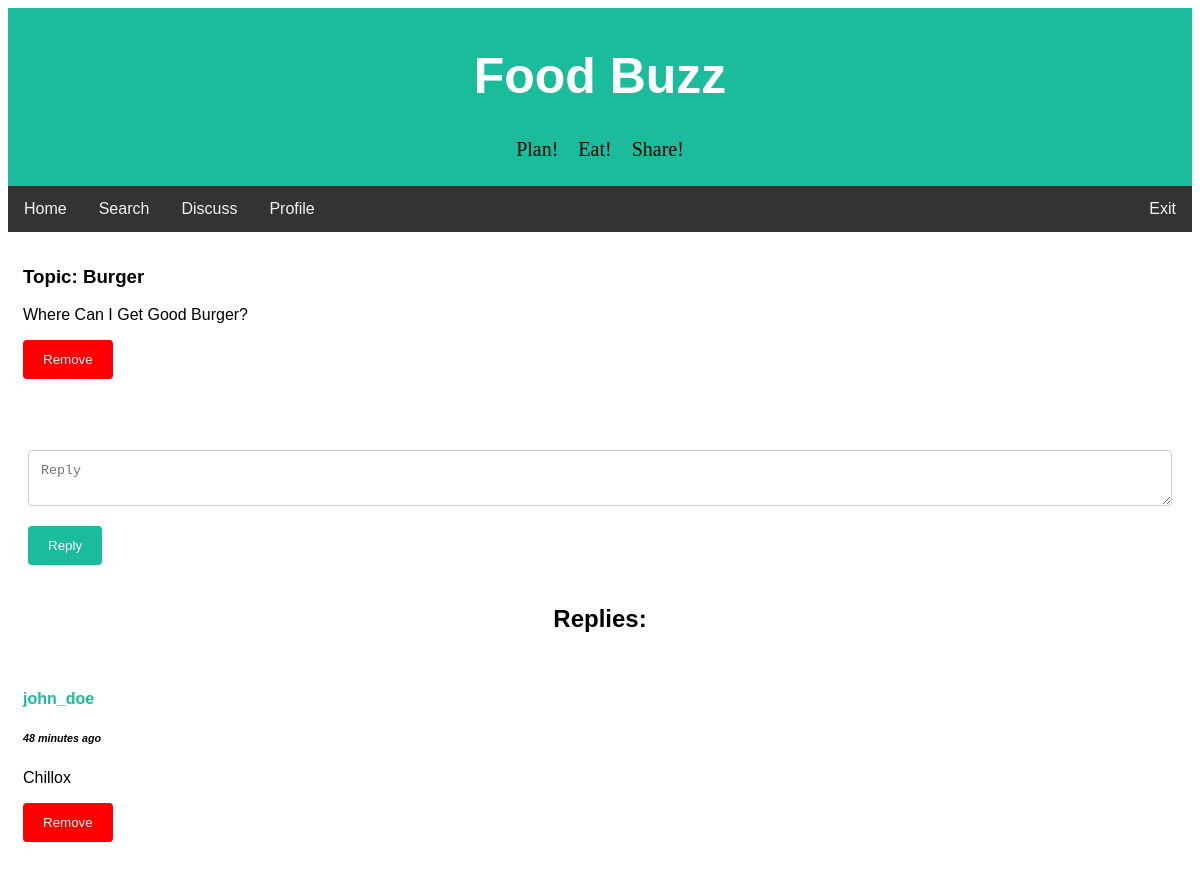
/foodbuzz/fullthread.php?d_id=1 (signed in), run on the app's committed database.
### tables this page shows
CREATE TABLE `discuss` (
  `d_id` int(100) NOT NULL,
  `d_topic` text NOT NULL,
  `d_text` text NOT NULL,
  `d_writer_id` int(11) NOT NULL,
  `d_time` datetime NOT NULL
);

CREATE TABLE `d_comments` (
  `d_comment_id` int(100) NOT NULL,
  `d_topic_id` int(11) NOT NULL,
  `d_commenter_id` int(11) NOT NULL,
  `d_comment_time` datetime NOT NULL,
  `d_comment_text` text NOT NULL
);

CREATE TABLE `users` (
  `id` int(11) NOT NULL,
  `first_name` varchar(25) NOT NULL,
  `last_name` varchar(25) NOT NULL,
  `username` varchar(50) NOT NULL,
  `email` varchar(100) NOT NULL,
  `password` varchar(256) NOT NULL,
  `signup_date` date NOT NULL,
  `profile_pic` varchar(156) NOT NULL,
  `district` varchar(100) NOT NULL,
  `list_count` int(11) NOT NULL
);

### foodbuzz/handlers/full_thread_handler.php (called while the page is built, shortened)
<?php
require 'config/config.php';
if(isset($_SESSION['username'])){
    $userLoggedIn = $_SESSION['username'];
    $user_details_query = mysqli_query($con, "SELECT * FROM users WHERE username='$userLoggedIn'");
    $user = mysqli_fetch_array($user_details_query);
}
else {
    header("Location: index.php");
}
$d_id = $_GET['d_id'];
$user_id = $user['id'];
$discuss_details_query = mysqli_query($con, "SELECT * FROM discuss WHERE d_id='$d_id'");
$discuss_row = mysqli_fetch_array($discuss_details_query);
$profile_id = $discuss_row['d_writer_id'];
$profile_details_query = mysqli_query($con, "SELECT * FROM users WHERE id='$profile_id'");
?>

### foodbuzz/config/config.php (called while the page is built, shortened)
<?php
function yeasarTimeMessage($post_time) {
    $date_time_now = date("Y-m-d H:i:s");
    $start_date= new DateTime($post_time);
    $end_date = new DateTime($date_time_now);
    $interval = $start_date->diff($end_date);
    if($interval->y >= 1) {
        if($interval == 1)
            $time_message = $interval->y." year ago";
        else
            $time_message = $interval->y." years ago";
    }
    elseif($interval->i >= 1) {
        if($interval->i == 1) {
            $time_message = $interval->i." minute ago";
        }
        else {
            $time_message = $interval->i." minutes ago";
        }
    }
    return $time_message;
}
?>

### foodbuzz/fullthread.php (the view, shortened to what this page needs)
<?php
require 'handlers/full_thread_handler.php';
?>
<!DOCTYPE html>
<html>
<head>
<link rel="stylesheet" href="https://cdnjs.cloudflare.com/ajax/libs/font-awesome/4.7.0/css/font-awesome.min.css">
<link rel="stylesheet" href="css/discuss.css">
</head>
<body>
<div class="header">
  <h1>Food Buzz</h1>
  <pre style= "font-family:verdana; font-size: 20px;">Plan!    Eat!    Share!</pre>
</div>
<div class="topnav" id="navbar">
  <a href="home.php">Home</a>
  <a href="search.php">Search</a>
  <a href="discuss.php">Discuss</a>
  <a href="profile.php?profileId=<?php echo$user['id']; ?>">Profile</a>
  <a href="handlers/logout.php" style="float:right">Exit</a>
</div>
<div class="div_home clearfix" style="text-transform:capitalize">
    <h3>Topic: <?php echo $discuss_row['d_topic'] ?></h3>
    <p style="text-align:justify;">
      <?php
        $discussText = $discuss_row['d_text'];
        echo "$discussText";
      ?>
    </p>
    <?php if($user_id == $profile_id) {?>
    <form action="fullthread.php?d_id=<?php echo $d_id;?>" method="POST">
        <input type="submit" name="remove_discuss" value="Remove" style="background-color:red;">
    </form>
    <?php } ?>
</div>
<div class="div_home clearfix">
</div>
<div class="container">
  <form action="fullthread.php?d_id=<?php echo $d_id;?>" method="POST">
    <textarea id="reply_text" name="reply_text" placeholder="Reply" rows="2" required></textarea>
    <input type="submit" name="reply" value="Reply">
  </form>
</div>
<h2 style="text-align:center;">Replies:</h2>
<?php
$discuss_comments_query = mysqli_query($con, "SELECT * FROM d_comments WHERE d_topic_id='$d_id' ORDER BY d_comment_id DESC");
while($discuss_comment_row = mysqli_fetch_array($discuss_comments_query)) {
  $d_commenter_id = $discuss_comment_row['d_commenter_id'];
  $commenter_query = mysqli_query($con, "SELECT username FROM users WHERE id='$d_commenter_id'");
  $commenter_row = mysqli_fetch_array($commenter_query);
?>
<div class="div_comment">
<h4 style="text-transform:none;"><a href="profile.php?profileId=<?php echo $d_commenter_id; ?>"> <?php echo $commenter_row['username']; ?> </a>  </h4>
<h6 style="font-style:italic;"><?php echo yeasarTimeMessage($discuss_comment_row['d_comment_time']); ?></h6>
<p><?php echo $discuss_comment_row['d_comment_text']; ?></p>
<?php if($d_commenter_id == $user_id || $user_id == $profile_id) {?>
  <form action="fullthread.php?d_id=<?php echo $d_id ?>" method="POST">
      <input type="submit" name="remove_reply" value="Remove" style="background-color:red;">
  </form>
<?php } ?>
</div>
<?php
}
?>
</body>
</html>

### foodbuzz/css/discuss.css (style rules this page uses)
body { font-family: Arial, Helvetica, sans-serif; }
* { box-sizing: border-box; }
input[type=text], input[type=number], input[type=file], select, textarea { width: 100%; padding: 12px; border: 1px solid #ccc; border-radius: 4px; box-sizing: border-box; margin-top: 6px; margin-bottom: 16px; resize: vertical; }
input[type=submit] { background-color: #1abc9c; color: white; padding: 12px 20px; border: none; border-radius: 4px; cursor: pointer; }
a:link,:visited { text-decoration: none; color:#1abc9c; }
.div_home { background-color: white; padding: 15px; }
.clearfix { overflow: auto; }
.container { border-radius: 5px; background-color: #ffff; padding: 20px; }
.header { padding: 5px; text-align: center; background: #1abc9c; }
.header h1 { font-size: 50px; color: white; }
.topnav { overflow: hidden; background-color: #333; }
.topnav a { float: left; display: block; color: #f2f2f2; text-align: center; padding: 14px 16px; text-decoration: none; }
.div_comment { background-color: white; padding: 15px; }

### data on the page
discuss: d_topic "Burger", d_text "Where Can I Get Good Burger?"
d_comments: users.username "john_doe", d_comment_time "48 minutes ago", d_comment_text "Chillox"
